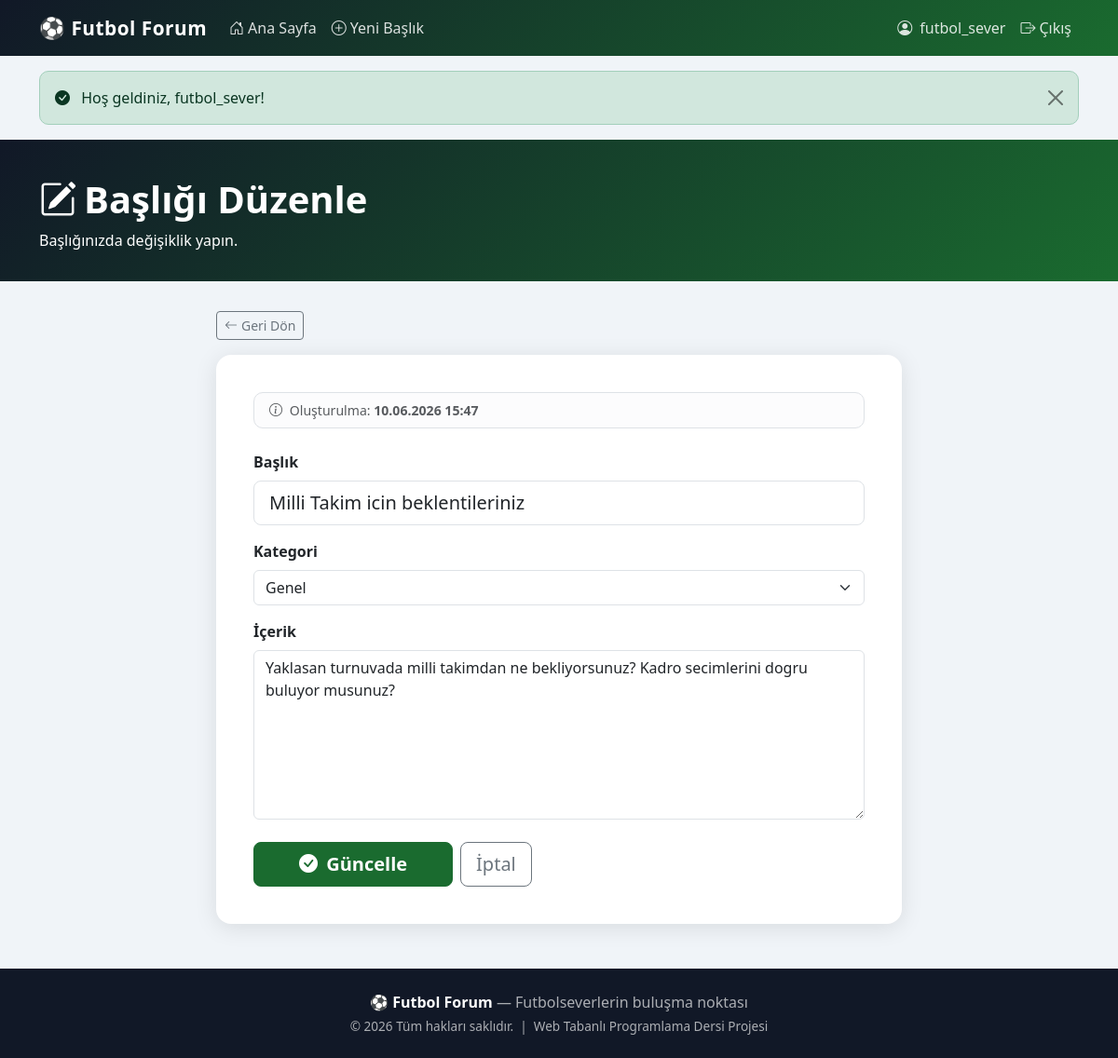
/edit.php?id=3 (signed in), run on the app's committed database.
### tables this page shows
CREATE TABLE IF NOT EXISTS posts (
    id          INT UNSIGNED    NOT NULL AUTO_INCREMENT,
    user_id     INT UNSIGNED    NOT NULL,
    title       VARCHAR(255)    NOT NULL,
    content     TEXT            NOT NULL,
    category    VARCHAR(100)    NOT NULL DEFAULT 'Genel',
    created_at  DATETIME        NOT NULL DEFAULT CURRENT_TIMESTAMP,
    updated_at  DATETIME        NOT NULL DEFAULT CURRENT_TIMESTAMP ON UPDATE CURRENT_TIMESTAMP,
    PRIMARY KEY (id),
    CONSTRAINT fk_posts_users
        FOREIGN KEY (user_id) REFERENCES users(id)
        ON DELETE CASCADE ON UPDATE CASCADE
);

### config.php (called while the page is built, shortened)
<?php
function e(string $str): string {
    return htmlspecialchars($str, ENT_QUOTES | ENT_HTML5, 'UTF-8');
}

### edit.php (the view, shortened to what this page needs)
<?php
require_once 'config.php';
$id  = (int)($_GET['id'] ?? 0);
$pdo = getDB();
$stmt = $pdo->prepare('SELECT * FROM posts WHERE id = ? LIMIT 1');
$stmt->execute([$id]);
$post = $stmt->fetch();
$availableCategories = [
    'Genel', 'Süper Lig', 'Şampiyonlar Ligi', 'Milli Takım',
    'Transfer', 'Teknik & Taktik', 'Diğer'
];
$title   = $post['title'];
$content = $post['content'];
$category= $post['category'];
require_once 'header.php';
?>
<div class="page-hero">
    <div class="container">
        <h1><i class="bi bi-pencil-square me-2"></i>Başlığı Düzenle</h1>
        <p class="mb-0">Başlığınızda değişiklik yapın.</p>
    </div>
</div>
<div class="container mb-5">
    <div class="row justify-content-center">
        <div class="col-lg-8">
            <a href="index.php" class="btn btn-outline-secondary btn-sm mb-3">
                <i class="bi bi-arrow-left me-1"></i>Geri Dön
            </a>
            <div class="card form-card p-4">
                <div class="card-body">
                    <div class="alert alert-light border mb-4 py-2 px-3" style="font-size:.88rem;">
                        <i class="bi bi-info-circle me-1 text-muted"></i>
                        <span class="text-muted">
                            Oluşturulma: <strong><?= date('d.m.Y H:i', strtotime($post['created_at'])) ?></strong>
                        </span>
                    </div>
                    <form method="post" novalidate>
                        <div class="mb-3">
                            <label for="title" class="form-label fw-semibold">Başlık</label>
                            <input type="text" id="title" name="title"
                                   class="form-control form-control-lg"
                                   value="<?= e($title) ?>"
                                   maxlength="255"
                                   required>
                        </div>
                        <div class="mb-3">
                            <label for="category" class="form-label fw-semibold">Kategori</label>
                            <select id="category" name="category" class="form-select" required>
                                <?php foreach ($availableCategories as $cat): ?>
                                    <option value="<?= e($cat) ?>"
                                        <?= ($category === $cat) ? 'selected' : '' ?>>
                                        <?= e($cat) ?>
                                    </option>
                                <?php endforeach; ?>
                            </select>
                        </div>
                        <div class="mb-4">
                            <label for="content" class="form-label fw-semibold">İçerik</label>
                            <textarea id="content" name="content"
                                      class="form-control"
                                      rows="7"
                                      required><?= e($content) ?></textarea>
                        </div>
                        <div class="d-flex gap-2">
                            <button type="submit" class="btn btn-ff-primary btn-lg px-5">
                                <i class="bi bi-check-circle-fill me-1"></i> Güncelle
                            </button>
                            <a href="index.php" class="btn btn-outline-secondary btn-lg">İptal</a>
                        </div>
                    </form>
                </div>
            </div>
        </div>
    </div>
</div>
<?php require_once 'footer.php'; ?>

### header.php (style rules this page uses)
:root { --ff-green: #1a6b2f; --ff-green-light: #238a3d; --ff-gold: #f5a623; --ff-dark: #111827; --ff-card-bg:#ffffff; }
body { background-color: #f0f4f8; font-family: 'Segoe UI', system-ui, sans-serif; }
.page-hero { background: linear-gradient(135deg, var(--ff-dark) 0%, var(--ff-green) 100%); color: #fff; padding: 2.5rem 0 2rem; margin-bottom: 2rem; }
.page-hero h1 { font-weight: 700; }
.btn-ff-primary { background: var(--ff-green); border-color: var(--ff-green); color: #fff; font-weight: 600; }
.form-card { border: none; border-radius: 16px; box-shadow: 0 4px 24px rgba(0,0,0,.10); }
.alert { border-radius: 10px; }

### data on the page
posts: created_at "10.06.2026 15:47", title "Milli Takim icin beklentileriniz", content "Yaklasan turnuvada milli takimdan ne bekliyorsunuz? Kadro secimlerini dogru buluyor musunuz?"

### other printed values
SITE_NAME "Futbol Forum"
$_SESSION['username'] "futbol_sever"
$_SESSION['flash_success'] "Hoş geldiniz, futbol_sever!"
form field category "Genel"
